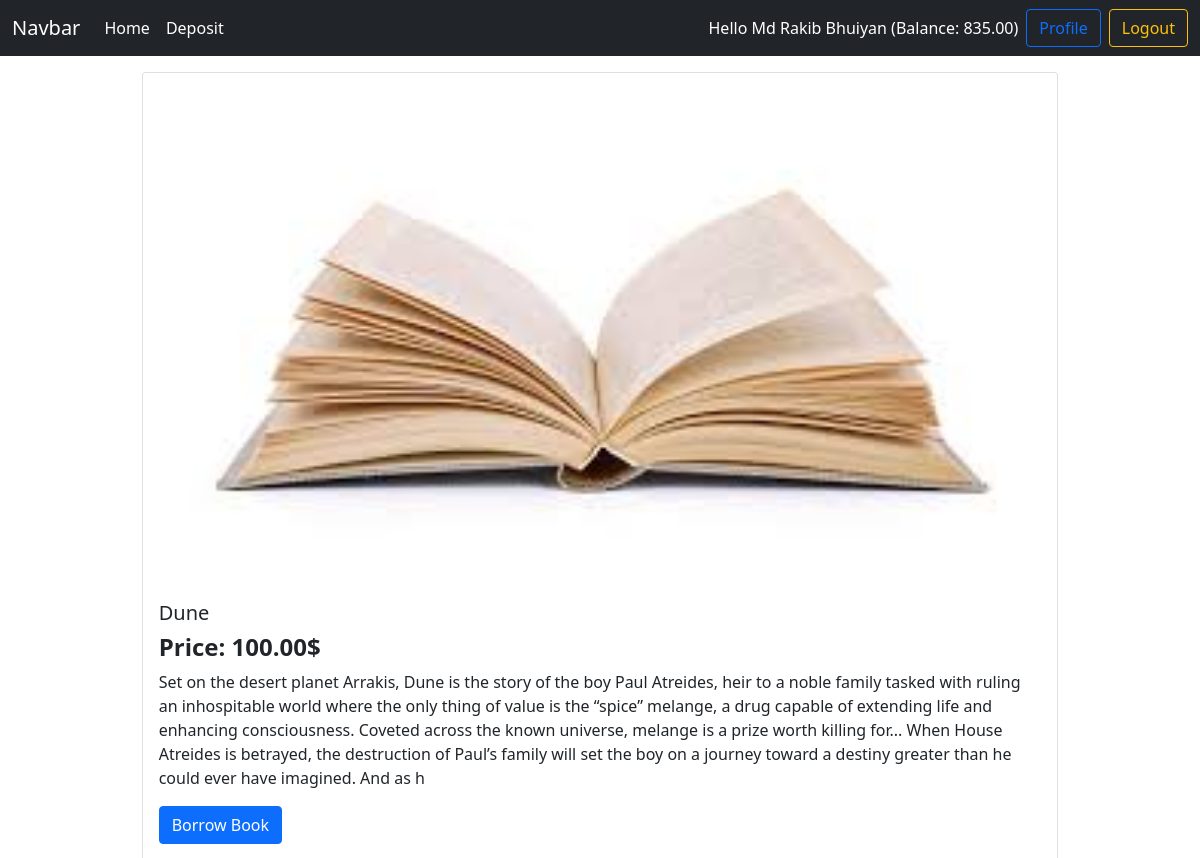
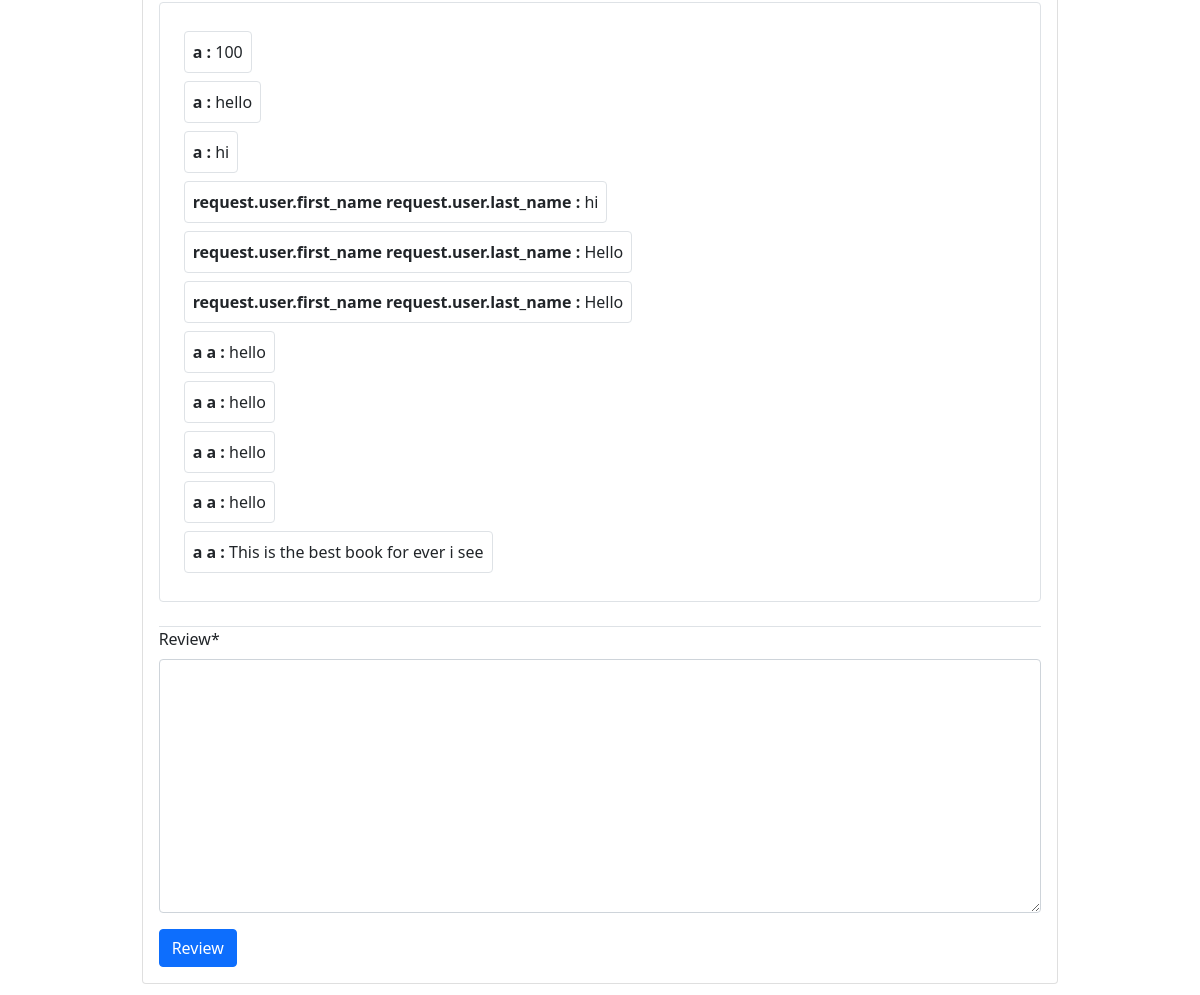
The page /book/1 (signed in) on the database its author committed (2 pictures, top to bottom).
### Accounts/models.py (models this page shows, shortened)
class DepositModels(models.Model):
    user = models.OneToOneField(User,on_delete=models.CASCADE,related_name='account')
    deposit = models.DecimalField(default=0,decimal_places=2,max_digits=12)

### Books/models.py (models this page shows, shortened)
class BookModel(models.Model):
    name = models.CharField(max_length=100)
    image = models.ImageField(upload_to='Media/',blank=True)
    description = models.TextField()
    borrowingPrice = models.DecimalField(decimal_places=2,max_digits=5)
    category = models.ForeignKey(CategoryModel,on_delete=models.CASCADE)

class BookReviewModel(models.Model):
    reviewer=models.CharField(max_length=100)
    review = models.TextField(max_length=200)
    book = models.ForeignKey(BookModel,on_delete=models.CASCADE)

### Core/views.py (the view, shortened to what this page needs)
# urls.py: path('book/<int:id>',ViewDetails,name='detailsview'),
def ViewDetails(request,id):
    book = BookModel.objects.get(pk=id)
    review = BookReviewModel.objects.filter(book=id)
    isBorrow = BookBorrow.objects.filter(borrower = request.user,book=id)
    print(isBorrow)
    form = BookReviewForms()
    return render(request,'detailsview.html',{'book':book,'form':form,'reviews':review,'isBorrow':isBorrow})

### Books/forms.py
class BookReviewForms(ModelForm):
    class Meta:
        model = BookReviewModel
        fields=['review']

### Books/models.py (called while the page is built)
    def __str__(self) -> str:
        return self.book.name

### templates/detailsview.html (shortened to what this page needs)
{% extends "base.html" %}
{% load crispy_forms_tags %}
{% load static %}
{% block content %}
<div class="card my-3 mx-auto col-10">
    <img src={% static book.image %} class="card-img-top" alt="...">
    <div class="card-body">
      <h5 class="card-title">{{book.name}}</h5>
      <h4 class="fw-bold">Price: {{book.borrowingPrice}}$</h4>
      <p class="card-text">{{book.description}}</p>
      {% if user.is_authenticated %}
        <a href={% url "borrowbook" book.id %} class="btn btn-primary">Borrow Book</a>
        {% endif %}
        <div class="border rounded p-4 my-3">
            {% for review in reviews %}
                <p class="border rounded my-1 p-2 d-inline-block">
                    <span class="fw-bold">
                        {{review.reviewer}} :
                    </span>
                    <span>
                        {{review.review}}
                    </span>
                </p><br>
            {% endfor %}
        </div>
        {% if user.is_authenticated %}
        {% if isBorrow %}
            <form class="mt-4 border-top" action="" method="POST">
                {{form|crispy}}
                <button type="submit" class="btn btn-primary">Review</button>
            </form>
        {% endif %}
      {% endif %}
    </div>
  </div>
{% endblock content %}

### templates/navbar.html (shortened to what this page needs)
<nav class="navbar navbar-expand-lg navbar-dark bg-dark">
    <div class="container-fluid">
      <a class="navbar-brand" href={% url "homepage" %}>Navbar</a>
      <div class="collapse navbar-collapse" id="navbarSupportedContent">
        <ul class="navbar-nav me-auto mb-2 mb-lg-0">
          <li class="nav-item">
            <a class="nav-link active" aria-current="page" href={% url "homepage" %}>Home</a>
          </li>
          {% if user.is_authenticated %}
          <li class="nav-item">
            <a class="nav-link active" aria-current="page" href={% url "deposit" %}>Deposit</a>
          </li>
          {% endif %}
        </ul>
        <div class="d-flex align-items-center">
          {% if user.is_authenticated %}
          <p class="text-white mb-0 me-2">Hello {{request.user.first_name}} {{request.user.last_name}} (Balance: {{request.user.account.deposit}}) </p>
          <a class="btn btn-outline-primary" href={% url "profile" %}>Profile</a>
          <a class="btn btn-outline-warning ms-2" href={% url "logout" %}>Logout</a>
          {% else %}
          {% comment %} <p class="text-white m-0 p-0">Balance: taka <p> {% endcomment %}
          <a class="btn btn-outline-primary" href={% url "singup" %}>SingUp</a>
          <a class="btn btn-outline-warning ms-2" href={% url "login" %}>Login</a>
          {% endif %}
        </div>
      </div>
    </div>
  </nav>

### rows shown on the page
BookModel: image (picture), name "Dune", borrowingPrice "100.00", description "Set on the desert planet Arrakis, Dune is the story of the boy Paul Atreides, heir to a noble family tasked with ruling an inhospitable world where the only thing of value is the “spice” melange, a drug capable of extending life and enhancing consciousness. Coveted across the known universe, melange is a prize worth killing for... When House Atreides is betrayed, the destruction of Paul’s family will set the boy on a journey toward a destiny greater than he could ever have imagined. And as h"
BookReviewModel: reviewer "a", review "100"
BookReviewModel: reviewer "a", review "hello"
BookReviewModel: reviewer "a", review "hi"
BookReviewModel: reviewer "request.user.first_name request.user.last_name", review "hi"
BookReviewModel: reviewer "request.user.first_name request.user.last_name", review "Hello"
BookReviewModel: reviewer "request.user.first_name request.user.last_name", review "Hello"
BookReviewModel: reviewer "a a", review "hello"
BookReviewModel: reviewer "a a", review "hello"
BookReviewModel: reviewer "a a", review "hello"
BookReviewModel: reviewer "a a", review "hello"
BookReviewModel: reviewer "a a", review "This is the best book for ever i see"

### other values the page prints
{{ request.user.first_name }} "Md Rakib"
{{ request.user.last_name }} "Bhuiyan"
{{ request.user.account.deposit }} "835.00"
